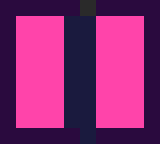

This is a level from a 2D game, rendered from its Tiled map with the project's own tilesets. A one-line summary and the complete map file follow:
An orthogonal 10x9 tile map with 16x16 px tiles, 2 tile layers (Ground, Collision).

<map version="1.10" tiledversion="1.11.0" orientation="orthogonal" renderorder="right-down" width="10" height="9" tilewidth="16" tileheight="16" infinite="0" nextlayerid="3" nextobjectid="1">
 <tileset firstgid="1" source="../tilesets/world.tsx" />
 <layer id="1" name="Ground" width="10" height="9">
  <data encoding="csv">
2,2,2,2,2,2,2,2,2,2,
8,8,8,8,2,2,8,8,8,8,
8,8,8,8,2,2,8,8,8,8,
8,8,8,8,2,2,8,8,8,8,
8,8,8,8,2,2,8,8,8,8,
8,8,8,8,2,2,8,8,8,8,
8,8,8,8,2,2,8,8,8,8,
8,8,8,8,2,2,8,8,8,8,
2,2,2,2,2,2,2,2,2,2
</data>
 </layer>
 <layer id="2" name="Collision" width="10" height="9">
  <data encoding="csv">
5,5,5,5,5,4,5,5,5,5,
5,0,0,0,0,0,0,0,0,5,
5,0,0,0,0,0,0,0,0,5,
5,0,0,0,0,0,0,0,0,5,
5,0,0,0,0,0,0,0,0,5,
5,0,0,0,0,0,0,0,0,5,
5,0,0,0,0,0,0,0,0,5,
5,0,0,0,0,0,0,0,0,5,
5,5,5,5,5,0,5,5,5,5
</data>
 </layer>
</map>
